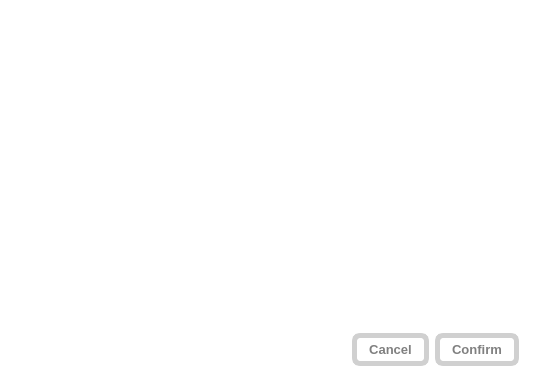
<?xml version="1.0" encoding="UTF-8"?>
<ui version="4.0">
 <class>HPEDialog</class>
 <widget class="QDialog" name="HPEDialog">
  <property name="geometry">
   <rect>
    <x>0</x>
    <y>0</y>
    <width>539</width>
    <height>381</height>
   </rect>
  </property>
  <property name="windowTitle">
   <string>Dialog</string>
  </property>
  <property name="styleSheet">
   <string notr="true">QDialog
{
	
	background-color: rgb(255, 255, 255);
}

QPushButton
{
	padding: 4px 12px;
     color: gray;
     background-color: white;
     border-style: solid;
     border-width: 5px;
     border-radius: 8px;
     border-color: rgb(208, 208, 208);
     font: bold 13px;
}

QPushButton:hover
{
	/*border-color: gray;*/
     color: rgb(255, 255, 255);
     background-color: rgb(208, 208, 208);
}</string>
  </property>
  <layout class="QVBoxLayout" name="verticalLayout" stretch="6,1">
   <property name="bottomMargin">
    <number>6</number>
   </property>
   <item>
    <widget class="QFrame" name="centralWidget">
     <property name="lineWidth">
      <number>0</number>
     </property>
    </widget>
   </item>
   <item>
    <widget class="QWidget" name="buttonBox" native="true">
     <layout class="QHBoxLayout" name="horizontalLayout">
      <item>
       <spacer name="horizontalSpacer">
        <property name="orientation">
         <enum>Qt::Horizontal</enum>
        </property>
        <property name="sizeHint" stdset="0">
         <size>
          <width>296</width>
          <height>20</height>
         </size>
        </property>
       </spacer>
      </item>
      <item>
       <widget class="QPushButton" name="cancelButton">
        <property name="cursor">
         <cursorShape>PointingHandCursor</cursorShape>
        </property>
        <property name="text">
         <string>Cancel</string>
        </property>
       </widget>
      </item>
      <item>
       <widget class="QPushButton" name="confirmButton">
        <property name="cursor">
         <cursorShape>PointingHandCursor</cursorShape>
        </property>
        <property name="text">
         <string>Confirm</string>
        </property>
        <property name="default">
         <bool>true</bool>
        </property>
       </widget>
      </item>
     </layout>
    </widget>
   </item>
  </layout>
 </widget>
 <resources/>
 <connections/>
</ui>
